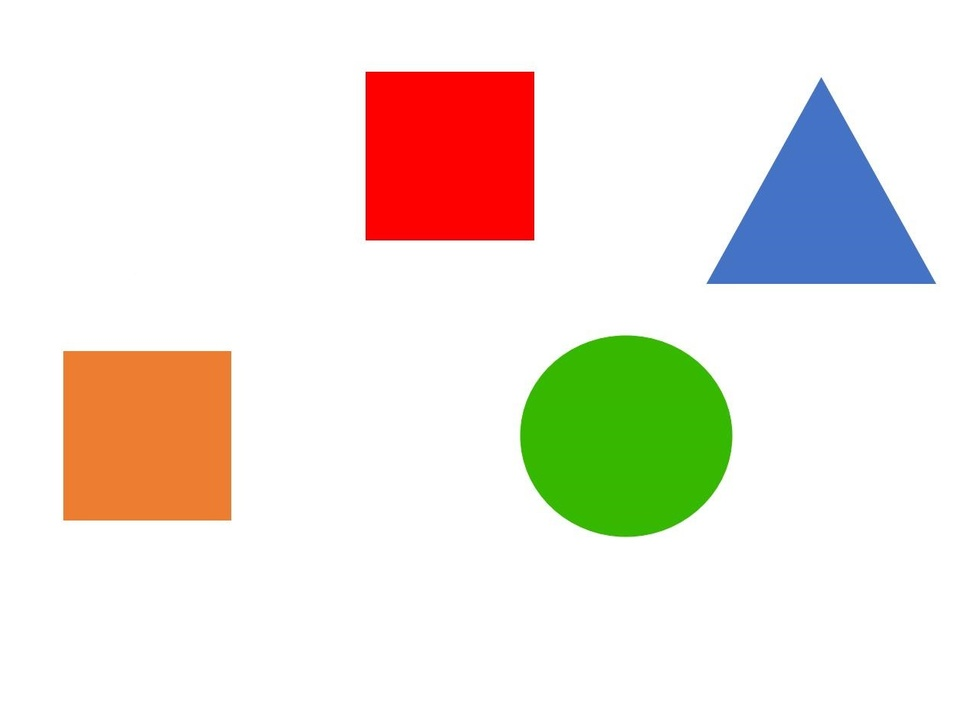
#> input picture Task2_IP_Pratik/Image1.jpg, 977 x 722 px, shrunk from 1280 x 946 before the run
$ python PratikPanda_Task2.py
#> lines starting #> are read from the running program, lines starting #| are printed output that depends on the picture; after the words box and inside, x2 and y2 are one past the last pixel; in counts of white or black regions, pixels touching at a corner belong together; long printed decimals are rounded
import numpy as np
import cv2 as cv


def a(img):
#> called with img = 'Image1.jpg'
    print("Function A")
    image = cv.imread(img)
#> image is the input picture: shape (722, 977, 3); mean B, G, R 222.3, 231.2, 238.2
    info = image.shape
#> info = (722, 977, 3)
    print("Rows:", info[0], " Columns:", info[1], " Channels:", info[2])
#| Rows: 722  Columns: 977  Channels: 3
    return info[0], info[1]


def b(img):
#> called with img = 'Image1.jpg'
    print("\nFunction B")
    image = cv.imread(img)
    info = image.shape
#> info = (722, 977, 3)
    y = int(info[0] / 2)
#> y = 361
    x = int(info[1] / 2)
#> x = 488
    _blue = image[y, x, 0]
    _green = image[y, x, 1]
    _red = image[y, x, 2]
    print("Intensity at center(RGB):", _red, _green, _blue)
#| Intensity at center(RGB): 255 255 255


def c(img):
#> called with img = 'Image1.jpg'
    print("\nFunction C")
    image = cv.imread(img)
    gray = cv.cvtColor(image, cv.COLOR_BGR2GRAY)
    ret, thresh = cv.threshold(gray, 170, 255, 0)
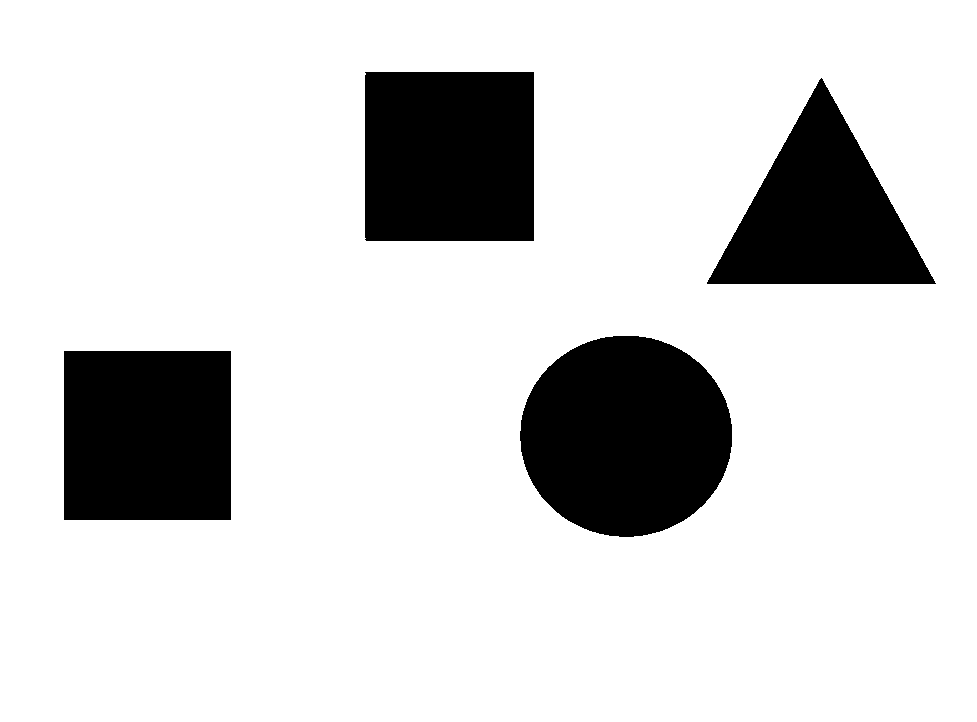
#> thresh: shape (722, 977); 83.8% white; 4 black regions
    contours, hierarchy = cv.findContours(thresh, cv.RETR_TREE, cv.CHAIN_APPROX_SIMPLE)
#> contours = 5 contours; box (x1, y1, x2, y2) and area: (0, 0, 977, 722) 703696, (519, 335, 733, 538) 33760, (364, 71, 535, 242) 28894, (63, 350, 232, 521) 28558, (706, 77, 937, 285) 24085
    cv.drawContours(image, contours, -1, (0, 0, 0), 3)
    cnt = contours
#> cnt has the same summary as contours
    i=1
    for x in cnt:
        area = cv.contourArea(x)
        perimeter = cv.arcLength(x, True)
        print(f"Area of Contour {i}: is {area} and Perimeter is {perimeter}")
        i += 1
#> this loop made 5 passes
#> (area, perimeter) on passes 2 to 5: (28558, 673.7), (33760.5, 687.7), (24085, 738.1), (28893.5, 678.7)
#> (x, area, perimeter) on pass 1: ([[0, 0], [0, 721], [976, 721], [976, 0]], 703696, 3394)
#| Area of Contour 1: is 703696.0 and Perimeter is 3394.0
#| Area of Contour 2: is 28558.0 and Perimeter is 673.657
#| Area of Contour 3: is 33760.5 and Perimeter is 687.654
#| Area of Contour 4: is 24085.0 and Perimeter is 738.098
#| Area of Contour 5: is 28893.5 and Perimeter is 678.728
#> after the loop, i = 6
    cv.imshow('Contours', image)
    cv.waitKey(0)
    cv.destroyAllWindows()


def d(img):
#> called with img = 'Image1.jpg'
    print("\nFunction D")
    image = cv.imread(img)
    gray = cv.cvtColor(image, cv.COLOR_BGR2GRAY)
    ret, thresh = cv.threshold(gray, 170, 255, 0)
    contours, hierarchy = cv.findContours(thresh, cv.RETR_TREE, cv.CHAIN_APPROX_SIMPLE)
    max_area = 0
    for x in range(1, len(contours)):
        area = cv.contourArea(contours[x])
        if area > max_area:
            max_area = area
            num = x
#> this loop made 4 passes
#> (area, max_area, num) on passes 1 to 2: (28558, 28558, 1), (33760.5, 33760.5, 2)
#> area on passes 3 to 4: 24085, 28893.5
#> after the loop, max_area = 33760.5; num = 2
    cv.drawContours(image, contours, num, (0, 0, 0), 3)
    area = cv.contourArea(contours[num])
#> area = 33760.5
    perimeter = cv.arcLength(contours[num], True)
#> perimeter = 687.7
    print("Area of Largest Shape:", area, "\nPerimeter of Largest Shape:", perimeter)
#| Area of Largest Shape: 33760.5
#| Perimeter of Largest Shape: 687.654
    cv.imshow('Largest Contour', image)
    cv.waitKey(0)
    cv.destroyAllWindows()


def e(img):
    image = cv.imread(img)
    gray = cv.cvtColor(image, cv.COLOR_BGR2GRAY)
    cv.imshow('Grayscale', gray)
    cv.waitKey(0)
    cv.destroyAllWindows()


def f(img):
#> called with img = 'Image1.jpg'
    image = cv.imread(img)
    red = image.copy()
    # set blue and green channels to 0
    red[:, :, 0] = 0
    red[:, :, 1] = 0

    cv.imshow('R-RGB', red)
    cv.waitKey(0)
    cv.destroyAllWindows()


print("\nImage 1")
a('Image1.jpg')
b('Image1.jpg')
c('Image1.jpg')
d('Image1.jpg')
e('Image1.jpg')
f('Image1.jpg')

print("\nImage 2")
a('Image2.png')
#> call 2 of a, with img = 'Image2.png'
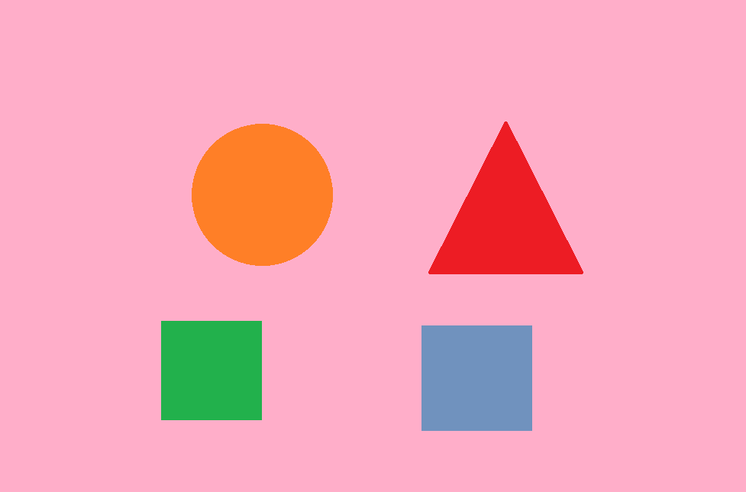
#> input picture Task2_IP_Pratik/Image2.png, 746 x 492 px, shrunk from 977 x 644 before the run
#> in a, image is the input picture: shape (492, 746, 3); mean B, G, R 184.8, 166.3, 243.8
#| Rows: 492  Columns: 746  Channels: 3
b('Image2.png')
#| Intensity at center(RGB): 255 174 201
c('Image2.png')
#> call 2 of c, with img = 'Image2.png'
#> in c (call 2), `gray = cv.cvtColor(image, cv.COLOR_BGR2GRAY)`:
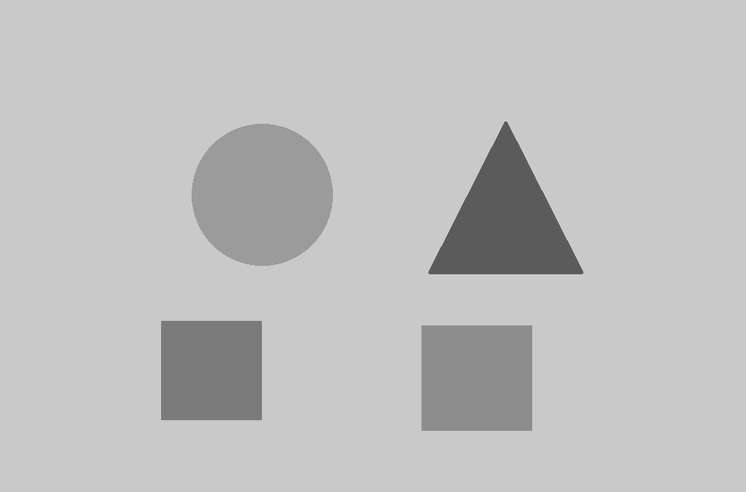
#> gray: shape (492, 746); min 74, max 216, mean 191.3
#> in c (call 2), `ret, thresh = cv.threshold(gray, 170, 255, 0)`:
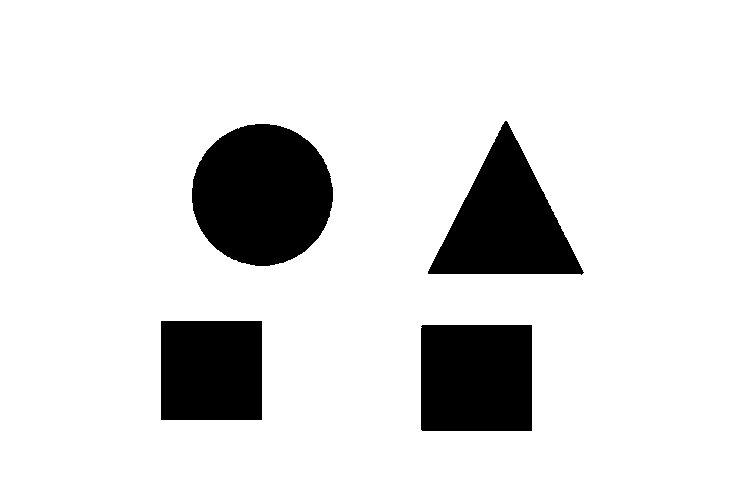
#> thresh: shape (492, 746); 86.5% white; 4 black regions
#> in c (call 2), `contours, hierarchy = cv.findContours(thresh, cv.RETR_TREE, cv.CHAIN_A..`: contours = 5 contours; box (x1, y1, x2, y2) and area: (0, 0, 746, 492) 365795, (191, 123, 334, 267) 15880, (427, 120, 585, 276) 12458, (420, 324, 533, 432) 11978, (160, 320, 263, 421) 10198
#> in c (call 2), `cnt = contours`: cnt has the same summary as contours
#> the loop in c (call 2), `for x in cnt:` made 5 passes
#> (area, perimeter) on passes 2 to 5: (11978, 435.3), (10198, 401.7), (15880, 473.2), (12457.5, 529.7)
#> (x, area, perimeter) on pass 1: ([[0, 0], [0, 491], [745, 491], [745, 0]], 365795, 2472)
#| Area of Contour 1: is 365795.0 and Perimeter is 2472.0
#| Area of Contour 2: is 11978.0 and Perimeter is 435.314
#| Area of Contour 3: is 10198.0 and Perimeter is 401.657
#| Area of Contour 4: is 15880.0 and Perimeter is 473.245
#| Area of Contour 5: is 12457.5 and Perimeter is 529.688
#> after the loop in c (call 2), `for x in cnt:`: i = 6
d('Image2.png')
#> call 2 of d, with img = 'Image2.png'
#> the loop in d (call 2), `for x in range(1, len(contours)):` made 4 passes
#> (area, max_area, num) on passes 1, 3: (11978, 11978, 1), (15880, 15880, 3)
#> area on passes 2, 4: 10198, 12457.5
#> after the loop in d (call 2), `for x in range(1, len(contours)):`: max_area = 15880; num = 3
#> in d (call 2), `cv.drawContours(image, contours, num, (0, 0, 0), 3)`:
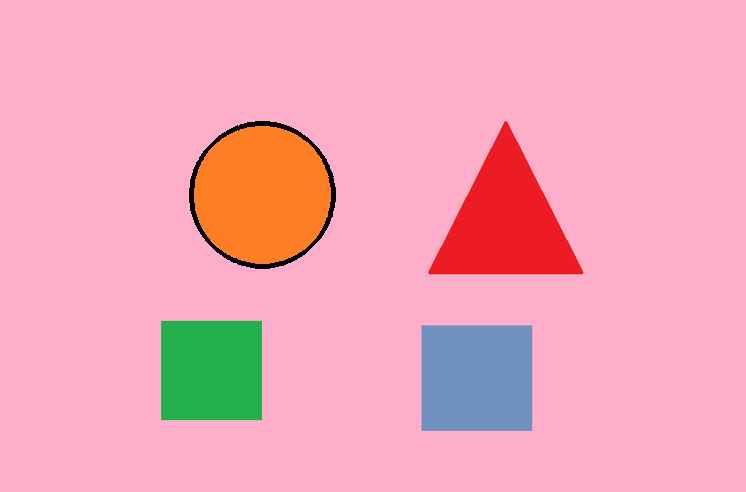
#> image: shape (492, 746, 3); mean B, G, R 184.1, 165.5, 242.4
#> in d (call 2), `area = cv.contourArea(contours[num])`: area = 15880
#> in d (call 2), `perimeter = cv.arcLength(contours[num], True)`: perimeter = 473.2
#| Area of Largest Shape: 15880.0
#| Perimeter of Largest Shape: 473.245
e('Image2.png')
f('Image2.png')
#> call 2 of f, with img = 'Image2.png'
#> in f (call 2), `red[:, :, 0] = 0`:
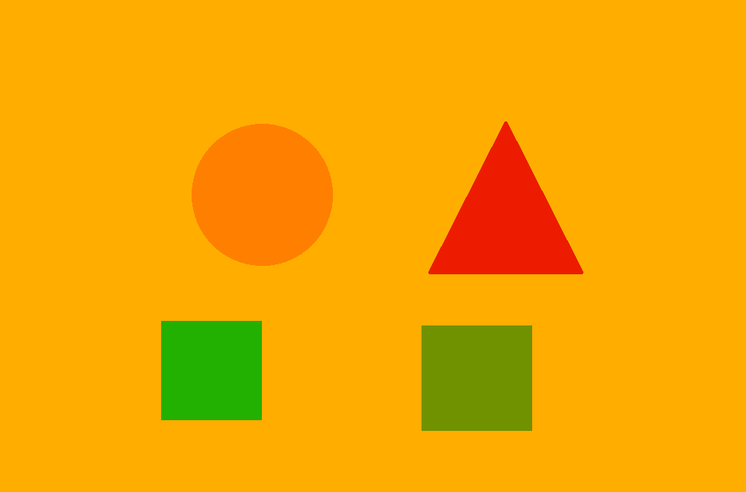
#> red: shape (492, 746, 3); mean B, G, R 0, 166.3, 243.8
#> in f (call 2), `red[:, :, 1] = 0`:
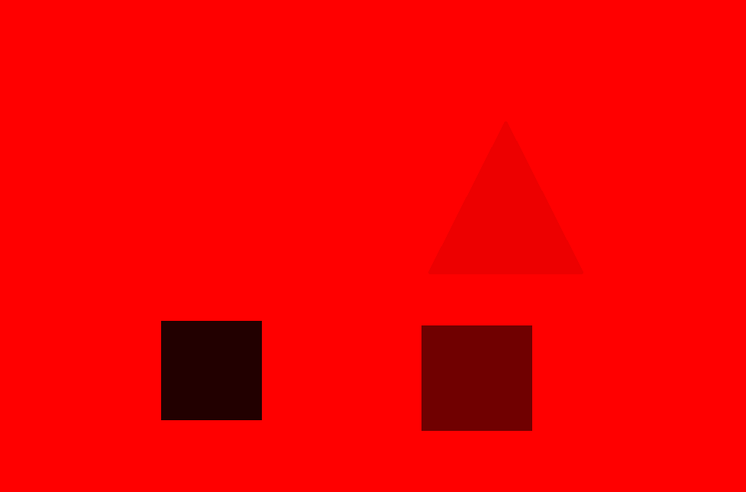
#> red: shape (492, 746, 3); mean B, G, R 0, 0, 243.8
